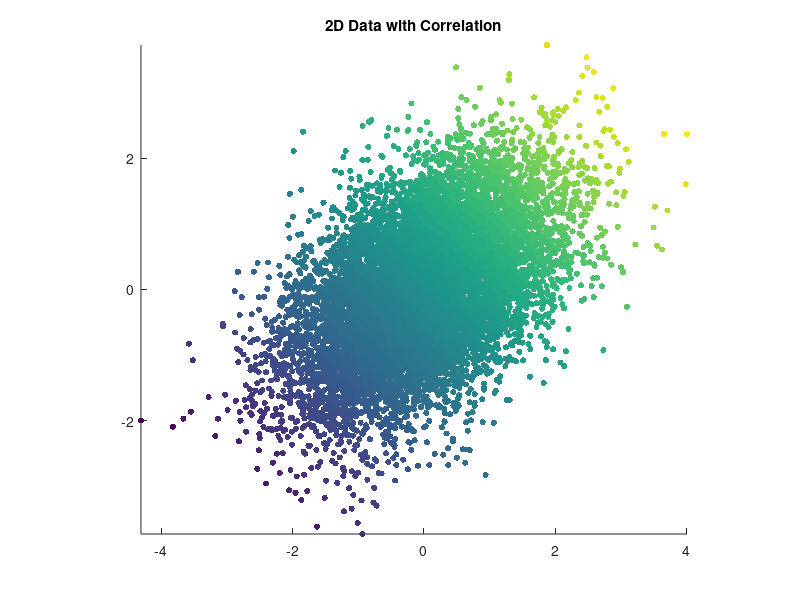
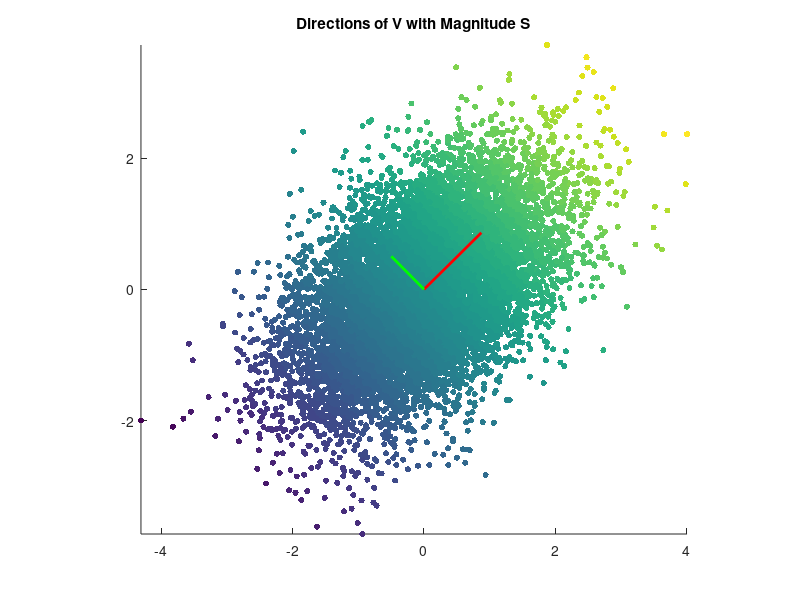
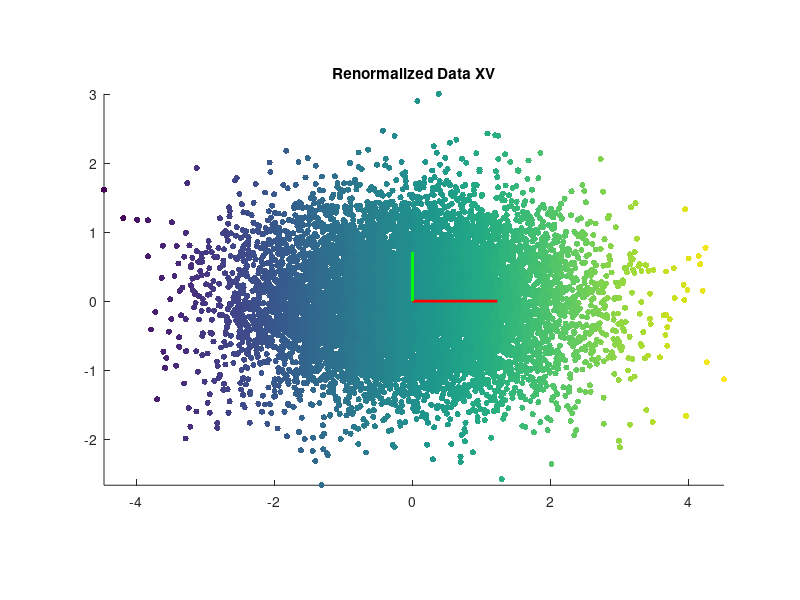

The MATLAB source for these figures, in order:
clear all; close all; clc;

N = 10000;

X = mvnrnd([0 0], [1 .5;.5 1],N);
figure
colorForGraph = X(:,1)+X(:,2); %just for visual reference
scatter(X(:,1),X(:,2),20,colorForGraph,'filled')
axis image
title('2D Data with Correlation');
pause

[U,S,V] = svd(1/sqrt(N)*X,0);
disp(diag(S));
pause

figure
scatter(X(:,1),X(:,2),20,colorForGraph,'filled')
hold on
dir1 = V(:,1)*S(1,1);
plot([0 dir1(1)],[0 dir1(2)],'r','LineWidth',2)
dir2 = V(:,2)*S(2,2);
plot([0 dir2(1)],[0 dir2(2)],'g','LineWidth',2)
axis image
title('Directions of V with Magnitude S')
pause

figure
newData = X*V;
scatter(newData(:,1),newData(:,2),20,colorForGraph,'filled');
hold on
plot([0 S(1,1)],[0 0],'r','LineWidth',2)
plot([0 0],[0 S(2,2)],'g','LineWidth',2)
title('Renormalized Data XV')
axis image

